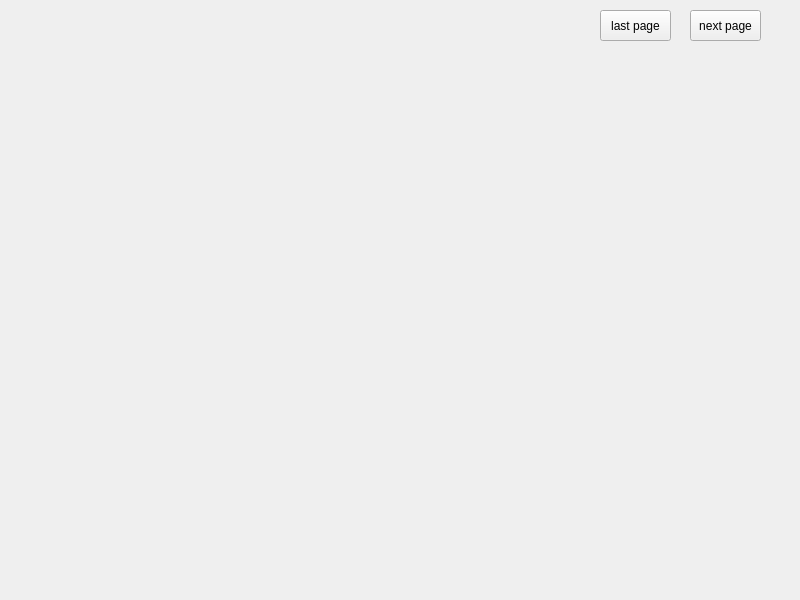
<?xml version="1.0" encoding="UTF-8"?>
<ui version="4.0">
 <class>BlankPage</class>
 <widget class="QWidget" name="BlankPage">
  <property name="geometry">
   <rect>
    <x>0</x>
    <y>0</y>
    <width>800</width>
    <height>600</height>
   </rect>
  </property>
  <property name="windowTitle">
   <string>Form</string>
  </property>
  <property name="styleSheet">
   <string notr="true"/>
  </property>
  <widget class="QPushButton" name="LastPage">
   <property name="geometry">
    <rect>
     <x>600</x>
     <y>10</y>
     <width>71</width>
     <height>31</height>
    </rect>
   </property>
   <property name="text">
    <string>last page</string>
   </property>
  </widget>
  <widget class="QPushButton" name="NextPage">
   <property name="geometry">
    <rect>
     <x>690</x>
     <y>10</y>
     <width>71</width>
     <height>31</height>
    </rect>
   </property>
   <property name="text">
    <string>next page</string>
   </property>
  </widget>
 </widget>
 <resources/>
 <connections/>
</ui>
